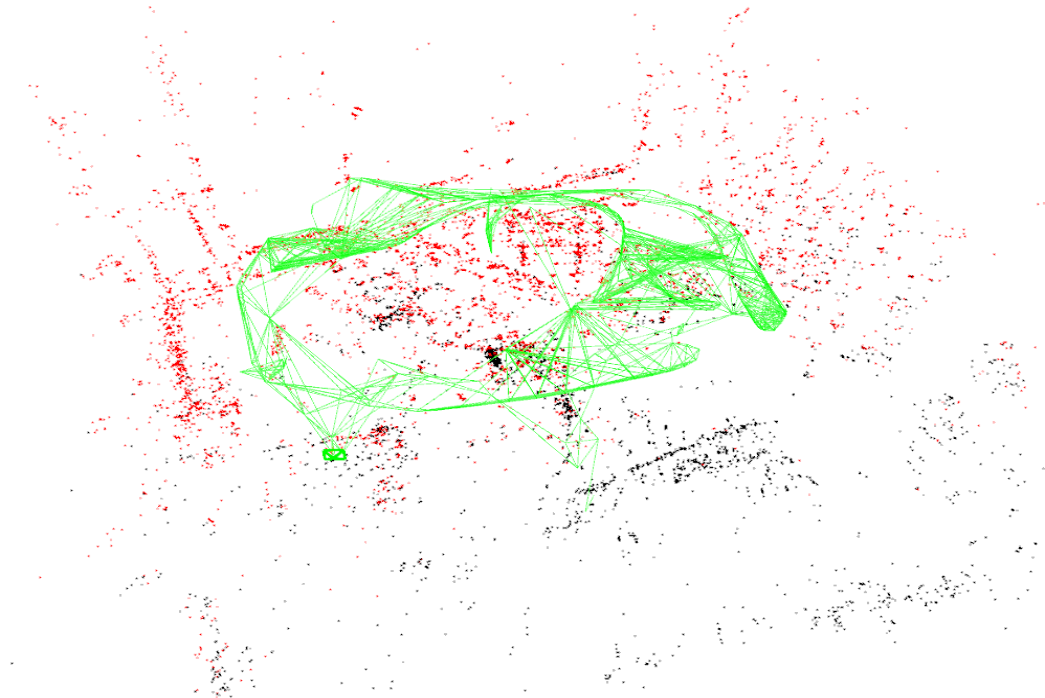
#> input picture evaluation/trajectory/euroc-orb-t.png, 1045 x 698 px
$ python draw-euroc.py
#> lines starting #> are read from the running program, lines starting #| are printed output that depends on the picture
import matplotlib.image as mpimg
import matplotlib.pyplot as plt


orb = mpimg.imread('euroc-orb-t.png')
#> orb is the input picture: shape (698, 1045, 3) float32; mean R, G, B 0.973, 0.98, 0.96
orb_vi = mpimg.imread('euroc-orb-vi-t.png')
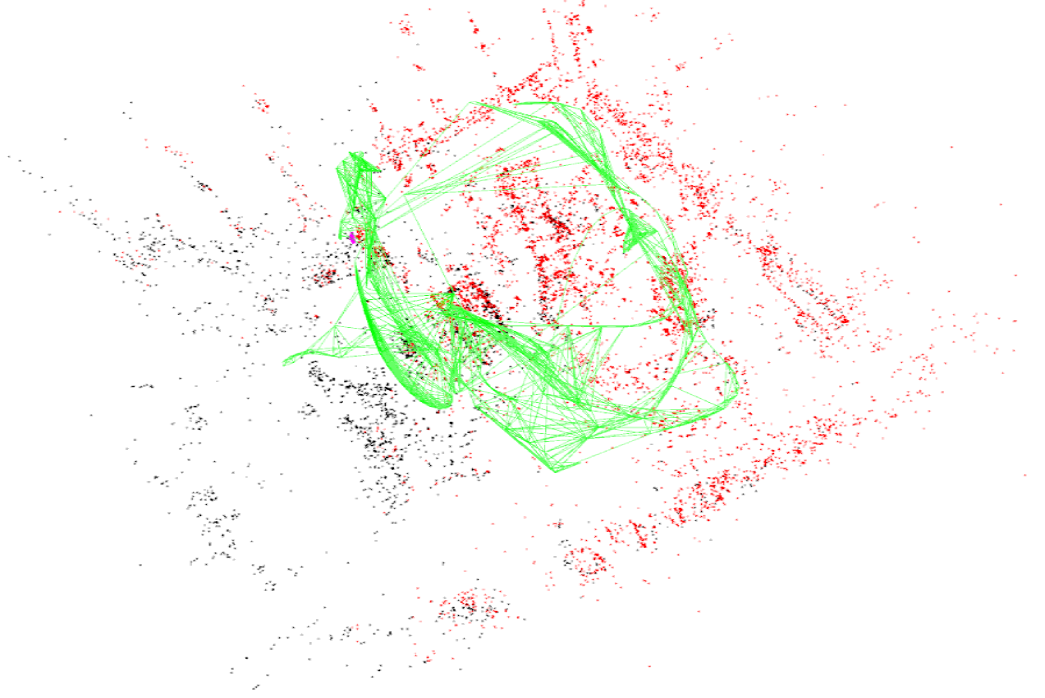
#> input picture evaluation/trajectory/euroc-orb-vi-t.png, 1045 x 698 px
#> orb_vi is the input picture: shape (698, 1045, 3) float32; mean R, G, B 0.976, 0.98, 0.961
dp = mpimg.imread('euroc-dp-t.png')
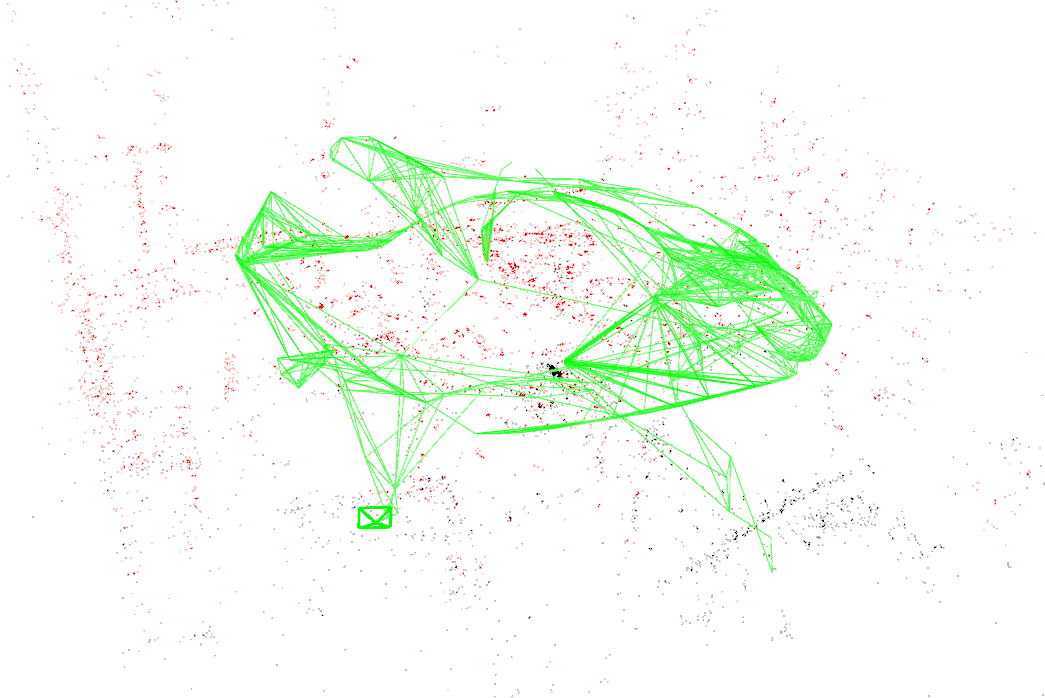
#> input picture evaluation/trajectory/euroc-dp-t.png, 1045 x 698 px
#> dp is the input picture: shape (698, 1045, 3) float32; mean R, G, B 0.966, 0.992, 0.96
dp_vi = mpimg.imread('euroc-dp-vi-t.png')
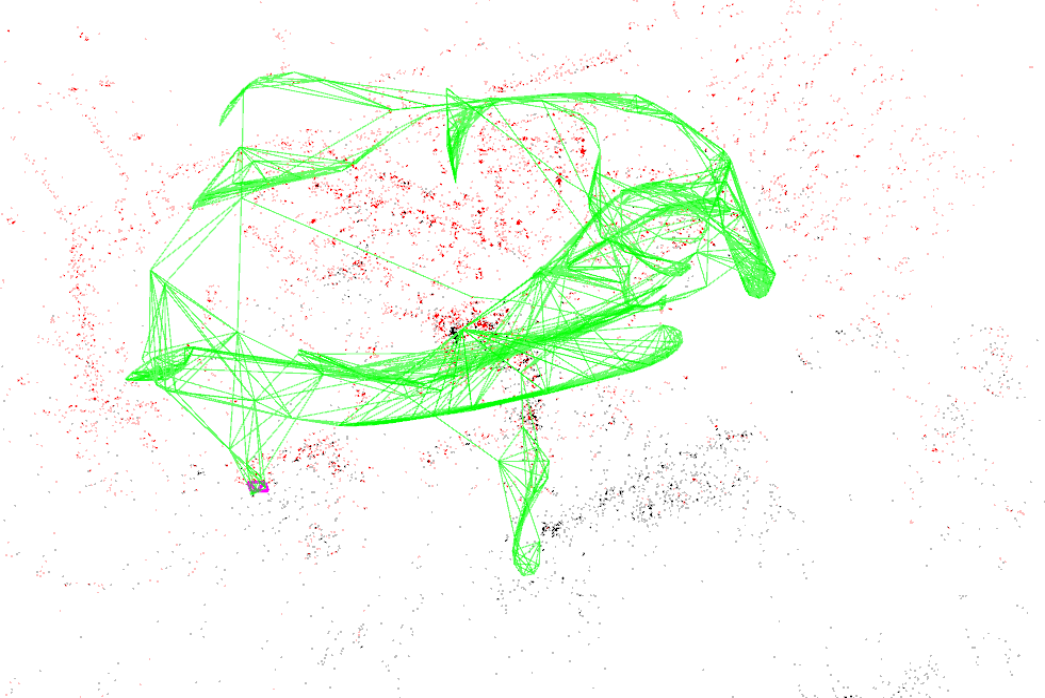
#> input picture evaluation/trajectory/euroc-dp-vi-t.png, 1045 x 698 px
#> dp_vi is the input picture: shape (698, 1045, 3) float32; mean R, G, B 0.956, 0.989, 0.948

_, ax = plt.subplots(2, 2)

ax[0][0].imshow(orb)
ax[0][0].set_title('ORB')

ax[0][1].imshow(orb_vi)
ax[0][1].set_title('ORB-VI')

ax[1][0].imshow(dp)
ax[1][0].set_title('DP')

ax[1][1].imshow(dp_vi)
ax[1][1].set_title('DP-VI')

plt.tight_layout()
plt.show()
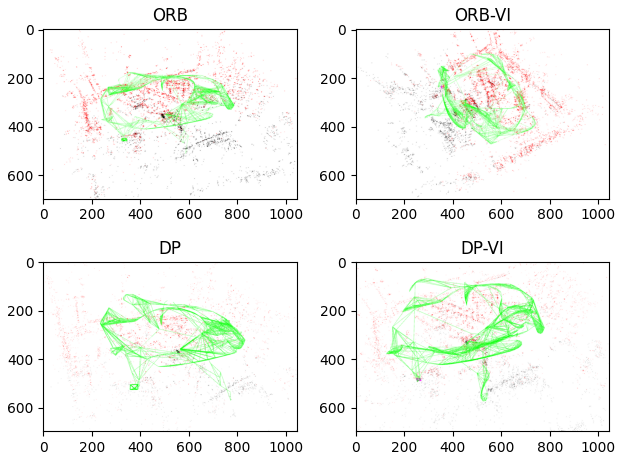
#> figure drawn by matplotlib, 4 panels
